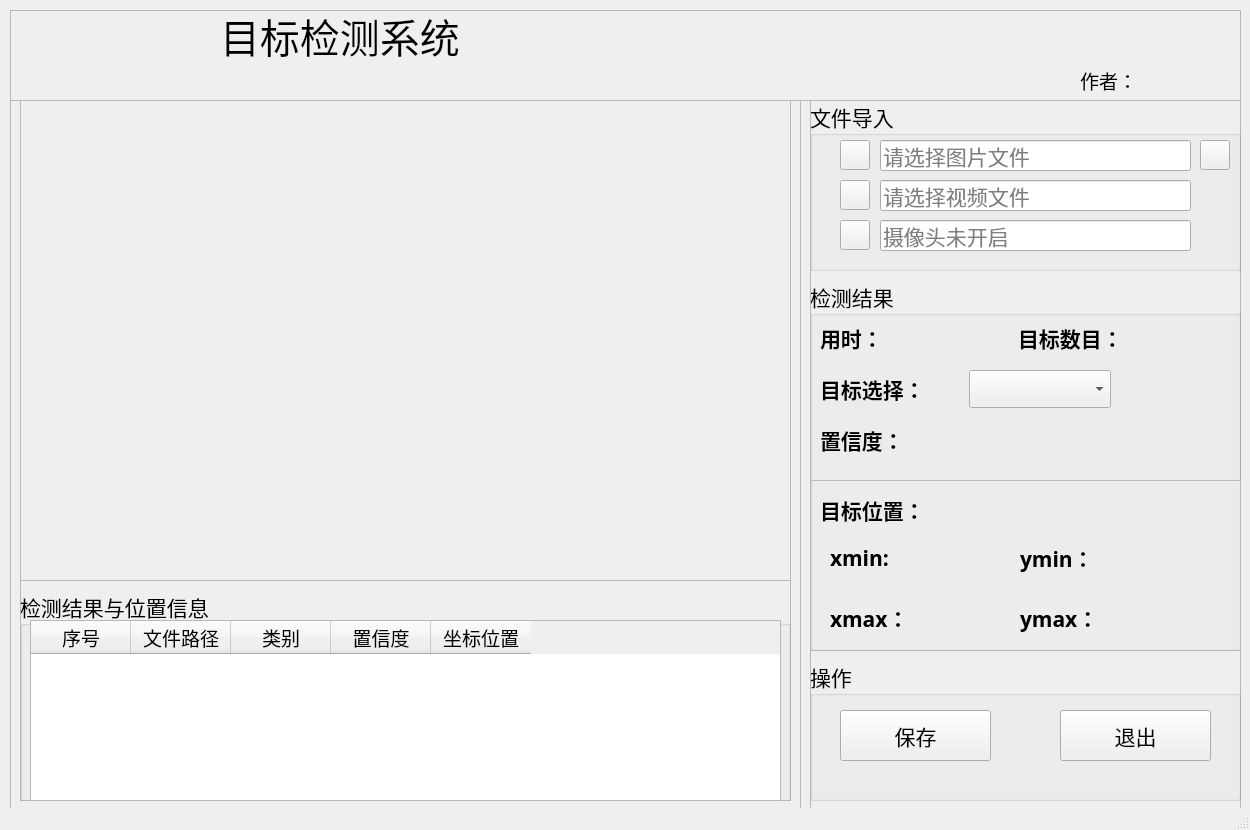
<?xml version="1.0" encoding="UTF-8"?>
<ui version="4.0">
 <class>MainWindow</class>
 <widget class="QMainWindow" name="MainWindow">
  <property name="geometry">
   <rect>
    <x>0</x>
    <y>0</y>
    <width>1250</width>
    <height>830</height>
   </rect>
  </property>
  <property name="minimumSize">
   <size>
    <width>1250</width>
    <height>830</height>
   </size>
  </property>
  <property name="maximumSize">
   <size>
    <width>1250</width>
    <height>830</height>
   </size>
  </property>
  <property name="windowTitle">
   <string>目标检测系统</string>
  </property>
  <property name="windowIcon">
   <iconset resource="ui_sources.qrc">
    <normaloff>:/icons/ui_imgs/icons/目标检测.png</normaloff>:/icons/ui_imgs/icons/目标检测.png</iconset>
  </property>
  <widget class="QWidget" name="centralwidget">
   <widget class="QFrame" name="frame">
    <property name="geometry">
     <rect>
      <x>10</x>
      <y>100</y>
      <width>791</width>
      <height>711</height>
     </rect>
    </property>
    <property name="frameShape">
     <enum>QFrame::StyledPanel</enum>
    </property>
    <property name="frameShadow">
     <enum>QFrame::Raised</enum>
    </property>
    <widget class="QFrame" name="frame_2">
     <property name="geometry">
      <rect>
       <x>10</x>
       <y>0</y>
       <width>771</width>
       <height>481</height>
      </rect>
     </property>
     <property name="frameShape">
      <enum>QFrame::StyledPanel</enum>
     </property>
     <property name="frameShadow">
      <enum>QFrame::Raised</enum>
     </property>
     <widget class="QLabel" name="label_show">
      <property name="geometry">
       <rect>
        <x>0</x>
        <y>0</y>
        <width>770</width>
        <height>480</height>
       </rect>
      </property>
      <property name="minimumSize">
       <size>
        <width>770</width>
        <height>480</height>
       </size>
      </property>
      <property name="maximumSize">
       <size>
        <width>770</width>
        <height>480</height>
       </size>
      </property>
      <property name="styleSheet">
       <string notr="true">border-image: url(:/icons/ui_imgs/bg.png);</string>
      </property>
      <property name="text">
       <string/>
      </property>
     </widget>
    </widget>
    <widget class="QFrame" name="frame_3">
     <property name="geometry">
      <rect>
       <x>10</x>
       <y>480</y>
       <width>771</width>
       <height>221</height>
      </rect>
     </property>
     <property name="frameShape">
      <enum>QFrame::StyledPanel</enum>
     </property>
     <property name="frameShadow">
      <enum>QFrame::Raised</enum>
     </property>
     <widget class="QGroupBox" name="groupBox_3">
      <property name="geometry">
       <rect>
        <x>0</x>
        <y>10</y>
        <width>771</width>
        <height>221</height>
       </rect>
      </property>
      <property name="font">
       <font>
        <family>华文楷体</family>
        <pointsize>16</pointsize>
       </font>
      </property>
      <property name="title">
       <string>检测结果与位置信息</string>
      </property>
      <widget class="QTableWidget" name="tableWidget">
       <property name="geometry">
        <rect>
         <x>10</x>
         <y>30</y>
         <width>751</width>
         <height>181</height>
        </rect>
       </property>
       <property name="font">
        <font>
         <family>华文楷体</family>
         <pointsize>14</pointsize>
        </font>
       </property>
       <column>
        <property name="text">
         <string>序号</string>
        </property>
       </column>
       <column>
        <property name="text">
         <string>文件路径</string>
        </property>
       </column>
       <column>
        <property name="text">
         <string>类别</string>
        </property>
       </column>
       <column>
        <property name="text">
         <string>置信度</string>
        </property>
       </column>
       <column>
        <property name="text">
         <string>坐标位置</string>
        </property>
       </column>
      </widget>
     </widget>
    </widget>
   </widget>
   <widget class="QFrame" name="frame_4">
    <property name="geometry">
     <rect>
      <x>810</x>
      <y>100</y>
      <width>431</width>
      <height>711</height>
     </rect>
    </property>
    <property name="frameShape">
     <enum>QFrame::StyledPanel</enum>
    </property>
    <property name="frameShadow">
     <enum>QFrame::Raised</enum>
    </property>
    <widget class="QGroupBox" name="groupBox">
     <property name="geometry">
      <rect>
       <x>0</x>
       <y>0</y>
       <width>431</width>
       <height>171</height>
      </rect>
     </property>
     <property name="font">
      <font>
       <family>华文楷体</family>
       <pointsize>16</pointsize>
      </font>
     </property>
     <property name="title">
      <string>文件导入</string>
     </property>
     <widget class="QLineEdit" name="PiclineEdit">
      <property name="geometry">
       <rect>
        <x>70</x>
        <y>40</y>
        <width>311</width>
        <height>31</height>
       </rect>
      </property>
      <property name="inputMask">
       <string/>
      </property>
      <property name="placeholderText">
       <string>请选择图片文件</string>
      </property>
     </widget>
     <widget class="QLineEdit" name="VideolineEdit">
      <property name="geometry">
       <rect>
        <x>70</x>
        <y>80</y>
        <width>311</width>
        <height>31</height>
       </rect>
      </property>
      <property name="placeholderText">
       <string>请选择视频文件</string>
      </property>
     </widget>
     <widget class="QPushButton" name="CapBtn">
      <property name="geometry">
       <rect>
        <x>30</x>
        <y>120</y>
        <width>30</width>
        <height>30</height>
       </rect>
      </property>
      <property name="styleSheet">
       <string notr="true">border-image: url(:/icons/ui_imgs/icons/camera.png);</string>
      </property>
      <property name="text">
       <string/>
      </property>
     </widget>
     <widget class="QPushButton" name="PicBtn">
      <property name="geometry">
       <rect>
        <x>30</x>
        <y>40</y>
        <width>30</width>
        <height>30</height>
       </rect>
      </property>
      <property name="styleSheet">
       <string notr="true">border-image: url(:/icons/ui_imgs/icons/img.png);</string>
      </property>
      <property name="text">
       <string/>
      </property>
     </widget>
     <widget class="QPushButton" name="VideoBtn">
      <property name="geometry">
       <rect>
        <x>30</x>
        <y>80</y>
        <width>30</width>
        <height>30</height>
       </rect>
      </property>
      <property name="styleSheet">
       <string notr="true">border-image: url(:/icons/ui_imgs/icons/video.png);</string>
      </property>
      <property name="text">
       <string/>
      </property>
     </widget>
     <widget class="QLineEdit" name="CaplineEdit">
      <property name="geometry">
       <rect>
        <x>70</x>
        <y>120</y>
        <width>311</width>
        <height>31</height>
       </rect>
      </property>
      <property name="placeholderText">
       <string>摄像头未开启</string>
      </property>
     </widget>
     <widget class="QPushButton" name="FilesBtn">
      <property name="geometry">
       <rect>
        <x>390</x>
        <y>40</y>
        <width>30</width>
        <height>30</height>
       </rect>
      </property>
      <property name="styleSheet">
       <string notr="true">border-image: url(:/icons/ui_imgs/icons/folder.png);</string>
      </property>
      <property name="text">
       <string/>
      </property>
     </widget>
    </widget>
    <widget class="QGroupBox" name="groupBox_2">
     <property name="geometry">
      <rect>
       <x>0</x>
       <y>180</y>
       <width>431</width>
       <height>371</height>
      </rect>
     </property>
     <property name="font">
      <font>
       <family>华文楷体</family>
       <pointsize>16</pointsize>
      </font>
     </property>
     <property name="title">
      <string>检测结果</string>
     </property>
     <widget class="QFrame" name="frame_6">
      <property name="geometry">
       <rect>
        <x>0</x>
        <y>200</y>
        <width>431</width>
        <height>171</height>
       </rect>
      </property>
      <property name="frameShape">
       <enum>QFrame::StyledPanel</enum>
      </property>
      <property name="frameShadow">
       <enum>QFrame::Raised</enum>
      </property>
      <widget class="QLabel" name="label_4">
       <property name="geometry">
        <rect>
         <x>10</x>
         <y>10</y>
         <width>131</width>
         <height>41</height>
        </rect>
       </property>
       <property name="font">
        <font>
         <family>华文楷体</family>
         <pointsize>16</pointsize>
        </font>
       </property>
       <property name="styleSheet">
        <string notr="true"/>
       </property>
       <property name="text">
        <string>&lt;html&gt;&lt;head/&gt;&lt;body&gt;&lt;p&gt;&lt;span style=&quot; font-weight:600;&quot;&gt;目标位置：&lt;/span&gt;&lt;/p&gt;&lt;/body&gt;&lt;/html&gt;</string>
       </property>
      </widget>
      <widget class="QWidget" name="layoutWidget">
       <property name="geometry">
        <rect>
         <x>20</x>
         <y>60</y>
         <width>161</width>
         <height>37</height>
        </rect>
       </property>
       <layout class="QHBoxLayout" name="horizontalLayout">
        <item>
         <widget class="QLabel" name="label_6">
          <property name="font">
           <font>
            <family>华文楷体</family>
            <pointsize>16</pointsize>
            <weight>50</weight>
            <bold>false</bold>
           </font>
          </property>
          <property name="text">
           <string>&lt;html&gt;&lt;head/&gt;&lt;body&gt;&lt;p&gt;&lt;span style=&quot; font-weight:600;&quot;&gt;xmin:&lt;/span&gt;&lt;/p&gt;&lt;/body&gt;&lt;/html&gt;</string>
          </property>
         </widget>
        </item>
        <item>
         <widget class="QLabel" name="label_xmin">
          <property name="palette">
           <palette>
            <active>
             <colorrole role="WindowText">
              <brush brushstyle="SolidPattern">
               <color alpha="255">
                <red>255</red>
                <green>0</green>
                <blue>0</blue>
               </color>
              </brush>
             </colorrole>
            </active>
            <inactive>
             <colorrole role="WindowText">
              <brush brushstyle="SolidPattern">
               <color alpha="255">
                <red>255</red>
                <green>0</green>
                <blue>0</blue>
               </color>
              </brush>
             </colorrole>
            </inactive>
            <disabled>
             <colorrole role="WindowText">
              <brush brushstyle="SolidPattern">
               <color alpha="255">
                <red>120</red>
                <green>120</green>
                <blue>120</blue>
               </color>
              </brush>
             </colorrole>
            </disabled>
           </palette>
          </property>
          <property name="text">
           <string/>
          </property>
         </widget>
        </item>
       </layout>
      </widget>
      <widget class="QWidget" name="layoutWidget">
       <property name="geometry">
        <rect>
         <x>210</x>
         <y>60</y>
         <width>161</width>
         <height>37</height>
        </rect>
       </property>
       <layout class="QHBoxLayout" name="horizontalLayout_2">
        <item>
         <widget class="QLabel" name="label_8">
          <property name="text">
           <string>&lt;html&gt;&lt;head/&gt;&lt;body&gt;&lt;p&gt;&lt;span style=&quot; font-weight:600;&quot;&gt;ymin：&lt;/span&gt;&lt;/p&gt;&lt;/body&gt;&lt;/html&gt;</string>
          </property>
         </widget>
        </item>
        <item>
         <widget class="QLabel" name="label_ymin">
          <property name="palette">
           <palette>
            <active>
             <colorrole role="WindowText">
              <brush brushstyle="SolidPattern">
               <color alpha="255">
                <red>255</red>
                <green>0</green>
                <blue>0</blue>
               </color>
              </brush>
             </colorrole>
            </active>
            <inactive>
             <colorrole role="WindowText">
              <brush brushstyle="SolidPattern">
               <color alpha="255">
                <red>255</red>
                <green>0</green>
                <blue>0</blue>
               </color>
              </brush>
             </colorrole>
            </inactive>
            <disabled>
             <colorrole role="WindowText">
              <brush brushstyle="SolidPattern">
               <color alpha="255">
                <red>120</red>
                <green>120</green>
                <blue>120</blue>
               </color>
              </brush>
             </colorrole>
            </disabled>
           </palette>
          </property>
          <property name="text">
           <string/>
          </property>
         </widget>
        </item>
       </layout>
      </widget>
      <widget class="QWidget" name="layoutWidget">
       <property name="geometry">
        <rect>
         <x>20</x>
         <y>120</y>
         <width>161</width>
         <height>37</height>
        </rect>
       </property>
       <layout class="QHBoxLayout" name="horizontalLayout_3">
        <item>
         <widget class="QLabel" name="label_7">
          <property name="text">
           <string>&lt;html&gt;&lt;head/&gt;&lt;body&gt;&lt;p&gt;&lt;span style=&quot; font-weight:600;&quot;&gt;xmax：&lt;/span&gt;&lt;/p&gt;&lt;/body&gt;&lt;/html&gt;</string>
          </property>
         </widget>
        </item>
        <item>
         <widget class="QLabel" name="label_xmax">
          <property name="palette">
           <palette>
            <active>
             <colorrole role="WindowText">
              <brush brushstyle="SolidPattern">
               <color alpha="255">
                <red>255</red>
                <green>0</green>
                <blue>0</blue>
               </color>
              </brush>
             </colorrole>
            </active>
            <inactive>
             <colorrole role="WindowText">
              <brush brushstyle="SolidPattern">
               <color alpha="255">
                <red>255</red>
                <green>0</green>
                <blue>0</blue>
               </color>
              </brush>
             </colorrole>
            </inactive>
            <disabled>
             <colorrole role="WindowText">
              <brush brushstyle="SolidPattern">
               <color alpha="255">
                <red>120</red>
                <green>120</green>
                <blue>120</blue>
               </color>
              </brush>
             </colorrole>
            </disabled>
           </palette>
          </property>
          <property name="text">
           <string/>
          </property>
         </widget>
        </item>
       </layout>
      </widget>
      <widget class="QWidget" name="layoutWidget">
       <property name="geometry">
        <rect>
         <x>210</x>
         <y>120</y>
         <width>161</width>
         <height>37</height>
        </rect>
       </property>
       <layout class="QHBoxLayout" name="horizontalLayout_4">
        <item>
         <widget class="QLabel" name="label_9">
          <property name="text">
           <string>&lt;html&gt;&lt;head/&gt;&lt;body&gt;&lt;p&gt;&lt;span style=&quot; font-weight:600;&quot;&gt;ymax：&lt;/span&gt;&lt;/p&gt;&lt;/body&gt;&lt;/html&gt;</string>
          </property>
         </widget>
        </item>
        <item>
         <widget class="QLabel" name="label_ymax">
          <property name="palette">
           <palette>
            <active>
             <colorrole role="WindowText">
              <brush brushstyle="SolidPattern">
               <color alpha="255">
                <red>255</red>
                <green>0</green>
                <blue>0</blue>
               </color>
              </brush>
             </colorrole>
            </active>
            <inactive>
             <colorrole role="WindowText">
              <brush brushstyle="SolidPattern">
               <color alpha="255">
                <red>255</red>
                <green>0</green>
                <blue>0</blue>
               </color>
              </brush>
             </colorrole>
            </inactive>
            <disabled>
             <colorrole role="WindowText">
              <brush brushstyle="SolidPattern">
               <color alpha="255">
                <red>120</red>
                <green>120</green>
                <blue>120</blue>
               </color>
              </brush>
             </colorrole>
            </disabled>
           </palette>
          </property>
          <property name="text">
           <string/>
          </property>
         </widget>
        </item>
       </layout>
      </widget>
     </widget>
     <widget class="QWidget" name="layoutWidget">
      <property name="geometry">
       <rect>
        <x>208</x>
        <y>40</y>
        <width>211</width>
        <height>37</height>
       </rect>
      </property>
      <layout class="QHBoxLayout" name="horizontalLayout_5">
       <item>
        <widget class="QLabel" name="label">
         <property name="text">
          <string>&lt;html&gt;&lt;head/&gt;&lt;body&gt;&lt;p&gt;&lt;span style=&quot; font-weight:600;&quot;&gt;目标数目：&lt;/span&gt;&lt;/p&gt;&lt;/body&gt;&lt;/html&gt;</string>
         </property>
        </widget>
       </item>
       <item>
        <widget class="QLabel" name="label_nums">
         <property name="palette">
          <palette>
           <active>
            <colorrole role="WindowText">
             <brush brushstyle="SolidPattern">
              <color alpha="255">
               <red>255</red>
               <green>0</green>
               <blue>0</blue>
              </color>
             </brush>
            </colorrole>
            <colorrole role="Text">
             <brush brushstyle="SolidPattern">
              <color alpha="255">
               <red>0</red>
               <green>0</green>
               <blue>0</blue>
              </color>
             </brush>
            </colorrole>
            <colorrole role="PlaceholderText">
             <brush brushstyle="SolidPattern">
              <color alpha="128">
               <red>255</red>
               <green>0</green>
               <blue>0</blue>
              </color>
             </brush>
            </colorrole>
           </active>
           <inactive>
            <colorrole role="WindowText">
             <brush brushstyle="SolidPattern">
              <color alpha="255">
               <red>255</red>
               <green>0</green>
               <blue>0</blue>
              </color>
             </brush>
            </colorrole>
            <colorrole role="Text">
             <brush brushstyle="SolidPattern">
              <color alpha="255">
               <red>0</red>
               <green>0</green>
               <blue>0</blue>
              </color>
             </brush>
            </colorrole>
            <colorrole role="PlaceholderText">
             <brush brushstyle="SolidPattern">
              <color alpha="128">
               <red>255</red>
               <green>0</green>
               <blue>0</blue>
              </color>
             </brush>
            </colorrole>
           </inactive>
           <disabled>
            <colorrole role="WindowText">
             <brush brushstyle="SolidPattern">
              <color alpha="255">
               <red>120</red>
               <green>120</green>
               <blue>120</blue>
              </color>
             </brush>
            </colorrole>
            <colorrole role="Text">
             <brush brushstyle="SolidPattern">
              <color alpha="255">
               <red>120</red>
               <green>120</green>
               <blue>120</blue>
              </color>
             </brush>
            </colorrole>
            <colorrole role="PlaceholderText">
             <brush brushstyle="SolidPattern">
              <color alpha="128">
               <red>0</red>
               <green>0</green>
               <blue>0</blue>
              </color>
             </brush>
            </colorrole>
           </disabled>
          </palette>
         </property>
         <property name="text">
          <string/>
         </property>
        </widget>
       </item>
      </layout>
     </widget>
     <widget class="QWidget" name="layoutWidget">
      <property name="geometry">
       <rect>
        <x>10</x>
        <y>90</y>
        <width>291</width>
        <height>38</height>
       </rect>
      </property>
      <layout class="QHBoxLayout" name="horizontalLayout_6">
       <item>
        <widget class="QLabel" name="label_5">
         <property name="text">
          <string>&lt;html&gt;&lt;head/&gt;&lt;body&gt;&lt;p&gt;&lt;span style=&quot; font-weight:600;&quot;&gt;目标选择：&lt;/span&gt;&lt;/p&gt;&lt;/body&gt;&lt;/html&gt;</string>
         </property>
        </widget>
       </item>
       <item>
        <widget class="QComboBox" name="comboBox"/>
       </item>
      </layout>
     </widget>
     <widget class="QWidget" name="layoutWidget_2">
      <property name="geometry">
       <rect>
        <x>10</x>
        <y>40</y>
        <width>171</width>
        <height>37</height>
       </rect>
      </property>
      <layout class="QHBoxLayout" name="horizontalLayout_7">
       <item>
        <widget class="QLabel" name="label_10">
         <property name="text">
          <string>&lt;html&gt;&lt;head/&gt;&lt;body&gt;&lt;p&gt;&lt;span style=&quot; font-weight:600;&quot;&gt;用时：&lt;/span&gt;&lt;/p&gt;&lt;/body&gt;&lt;/html&gt;</string>
         </property>
        </widget>
       </item>
       <item>
        <widget class="QLabel" name="time_lb">
         <property name="palette">
          <palette>
           <active>
            <colorrole role="WindowText">
             <brush brushstyle="SolidPattern">
              <color alpha="255">
               <red>255</red>
               <green>0</green>
               <blue>0</blue>
              </color>
             </brush>
            </colorrole>
            <colorrole role="Text">
             <brush brushstyle="SolidPattern">
              <color alpha="255">
               <red>0</red>
               <green>0</green>
               <blue>0</blue>
              </color>
             </brush>
            </colorrole>
            <colorrole role="PlaceholderText">
             <brush brushstyle="SolidPattern">
              <color alpha="128">
               <red>255</red>
               <green>0</green>
               <blue>0</blue>
              </color>
             </brush>
            </colorrole>
           </active>
           <inactive>
            <colorrole role="WindowText">
             <brush brushstyle="SolidPattern">
              <color alpha="255">
               <red>255</red>
               <green>0</green>
               <blue>0</blue>
              </color>
             </brush>
            </colorrole>
            <colorrole role="Text">
             <brush brushstyle="SolidPattern">
              <color alpha="255">
               <red>0</red>
               <green>0</green>
               <blue>0</blue>
              </color>
             </brush>
            </colorrole>
            <colorrole role="PlaceholderText">
             <brush brushstyle="SolidPattern">
              <color alpha="128">
               <red>255</red>
               <green>0</green>
               <blue>0</blue>
              </color>
             </brush>
            </colorrole>
           </inactive>
           <disabled>
            <colorrole role="WindowText">
             <brush brushstyle="SolidPattern">
              <color alpha="255">
               <red>120</red>
               <green>120</green>
               <blue>120</blue>
              </color>
             </brush>
            </colorrole>
            <colorrole role="Text">
             <brush brushstyle="SolidPattern">
              <color alpha="255">
               <red>120</red>
               <green>120</green>
               <blue>120</blue>
              </color>
             </brush>
            </colorrole>
            <colorrole role="PlaceholderText">
             <brush brushstyle="SolidPattern">
              <color alpha="128">
               <red>0</red>
               <green>0</green>
               <blue>0</blue>
              </color>
             </brush>
            </colorrole>
           </disabled>
          </palette>
         </property>
         <property name="text">
          <string/>
         </property>
        </widget>
       </item>
      </layout>
     </widget>
     <widget class="QWidget" name="layoutWidget">
      <property name="geometry">
       <rect>
        <x>10</x>
        <y>140</y>
        <width>191</width>
        <height>41</height>
       </rect>
      </property>
      <layout class="QHBoxLayout" name="horizontalLayout_8">
       <item>
        <widget class="QLabel" name="label_11">
         <property name="text">
          <string>&lt;html&gt;&lt;head/&gt;&lt;body&gt;&lt;p&gt;&lt;span style=&quot; font-weight:600;&quot;&gt;置信度：&lt;/span&gt;&lt;/p&gt;&lt;/body&gt;&lt;/html&gt;</string>
         </property>
        </widget>
       </item>
       <item>
        <widget class="QLabel" name="label_conf">
         <property name="palette">
          <palette>
           <active>
            <colorrole role="WindowText">
             <brush brushstyle="SolidPattern">
              <color alpha="255">
               <red>255</red>
               <green>0</green>
               <blue>0</blue>
              </color>
             </brush>
            </colorrole>
           </active>
           <inactive>
            <colorrole role="WindowText">
             <brush brushstyle="SolidPattern">
              <color alpha="255">
               <red>255</red>
               <green>0</green>
               <blue>0</blue>
              </color>
             </brush>
            </colorrole>
           </inactive>
           <disabled>
            <colorrole role="WindowText">
             <brush brushstyle="SolidPattern">
              <color alpha="255">
               <red>120</red>
               <green>120</green>
               <blue>120</blue>
              </color>
             </brush>
            </colorrole>
           </disabled>
          </palette>
         </property>
         <property name="text">
          <string/>
         </property>
        </widget>
       </item>
      </layout>
     </widget>
    </widget>
    <widget class="QGroupBox" name="groupBox_4">
     <property name="geometry">
      <rect>
       <x>0</x>
       <y>560</y>
       <width>431</width>
       <height>141</height>
      </rect>
     </property>
     <property name="font">
      <font>
       <family>华文楷体</family>
       <pointsize>16</pointsize>
      </font>
     </property>
     <property name="title">
      <string>操作</string>
     </property>
     <widget class="QPushButton" name="SaveBtn">
      <property name="geometry">
       <rect>
        <x>30</x>
        <y>50</y>
        <width>151</width>
        <height>51</height>
       </rect>
      </property>
      <property name="text">
       <string>保存</string>
      </property>
      <property name="icon">
       <iconset resource="ui_sources.qrc">
        <normaloff>:/icons/ui_imgs/icons/保存.png</normaloff>:/icons/ui_imgs/icons/保存.png</iconset>
      </property>
      <property name="iconSize">
       <size>
        <width>30</width>
        <height>30</height>
       </size>
      </property>
     </widget>
     <widget class="QPushButton" name="ExitBtn">
      <property name="geometry">
       <rect>
        <x>250</x>
        <y>50</y>
        <width>151</width>
        <height>51</height>
       </rect>
      </property>
      <property name="text">
       <string>退出</string>
      </property>
      <property name="icon">
       <iconset resource="ui_sources.qrc">
        <normaloff>:/icons/ui_imgs/icons/退出.png</normaloff>:/icons/ui_imgs/icons/退出.png</iconset>
      </property>
      <property name="iconSize">
       <size>
        <width>30</width>
        <height>30</height>
       </size>
      </property>
     </widget>
    </widget>
   </widget>
   <widget class="QFrame" name="frame_5">
    <property name="geometry">
     <rect>
      <x>10</x>
      <y>10</y>
      <width>1231</width>
      <height>91</height>
     </rect>
    </property>
    <property name="frameShape">
     <enum>QFrame::StyledPanel</enum>
    </property>
    <property name="frameShadow">
     <enum>QFrame::Raised</enum>
    </property>
    <widget class="QLabel" name="label_3">
     <property name="geometry">
      <rect>
       <x>210</x>
       <y>0</y>
       <width>811</width>
       <height>51</height>
      </rect>
     </property>
     <property name="font">
      <font>
       <family>华文楷体</family>
       <pointsize>30</pointsize>
      </font>
     </property>
     <property name="text">
      <string>目标检测系统</string>
     </property>
    </widget>
    <widget class="QLabel" name="label_12">
     <property name="geometry">
      <rect>
       <x>1070</x>
       <y>60</y>
       <width>131</width>
       <height>21</height>
      </rect>
     </property>
     <property name="font">
      <font>
       <family>华文楷体</family>
       <pointsize>14</pointsize>
       <underline>true</underline>
      </font>
     </property>
     <property name="text">
      <string>作者：</string>
     </property>
    </widget>
   </widget>
  </widget>
  <widget class="QStatusBar" name="statusbar"/>
 </widget>
 <resources>
  <include location="ui_sources.qrc"/>
 </resources>
 <connections/>
</ui>
